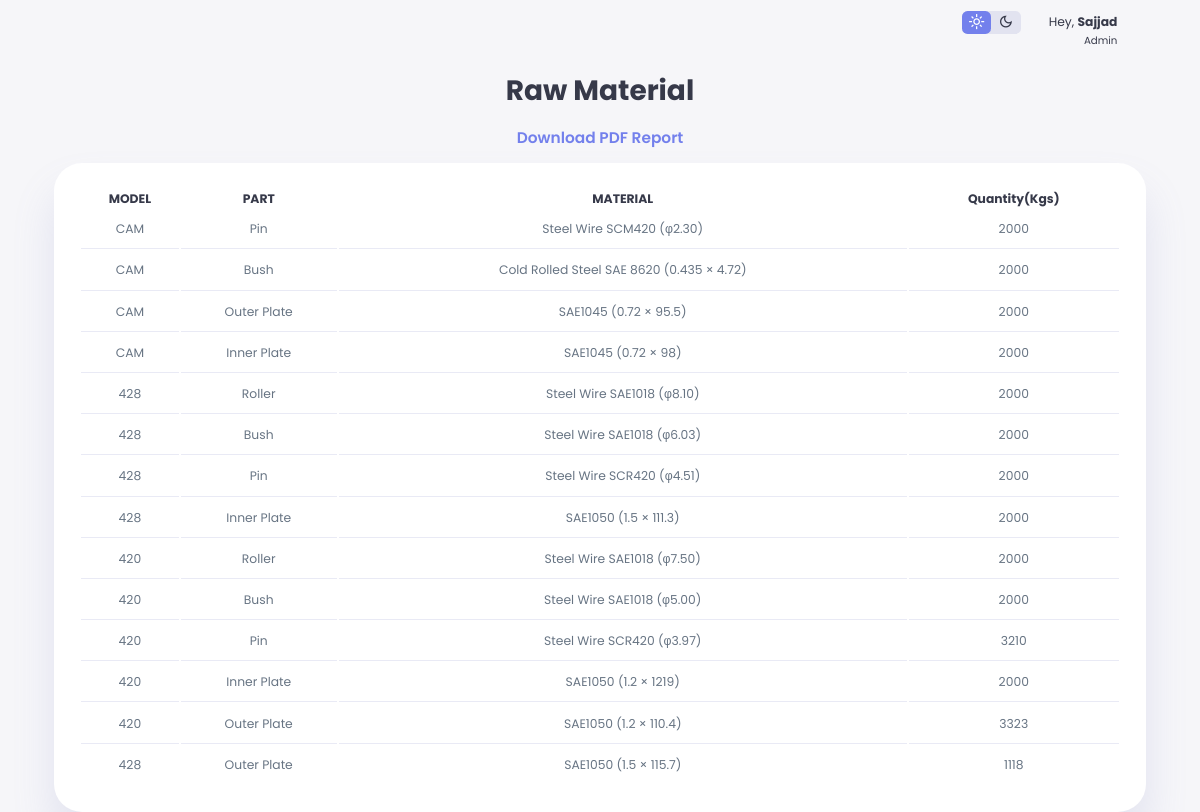
The app's page /ShowRawMaterial/ (signed in) with its own data.
### atlas/models.py (models this page shows, shortened)
class RawMaterial(models.Model):
    MODEL_CHOICES = [
        ('420', '420'),
        ('428', '428'),
        ('CAM', 'CAM'),
    ]
    PART_CHOICES = [
        ('Inner Plate', 'Inner Plate'),
        ('Outer Plate', 'Outer Plate'),
        ('Pin', 'Pin'),
        ('Bush', 'Bush'),
        ('Roller', 'Roller'),
    ]
    MATERIAL_CHOICES = [
        ('SAE1050 (1.2 × 104.2)', 'SAE1050 (1.2 × 104.2)'),
        ('SAE1050 (1.2 × 1219)', 'SAE1050 (1.2 × 1219)'),
        ('SAE1050 (1.2 × 110.4)', 'SAE1050 (1.2 × 110.4)'),
        ('SAE1050 (1.5 × 111.3)', 'SAE1050 (1.5 × 111.3)'),
        ('SAE1050 (1.5 × 1219)', 'SAE1050 (1.5 × 1219)'),
        ('SAE1050 (1.5 × 115.7)', 'SAE1050 (1.5 × 115.7)'),
        ('SAE1045 (0.72 × 98)', 'SAE1045 (0.72 × 98)'),
        ('SAE1045 (0.72 × 1000)', 'SAE1045 (0.72 × 1000)'),
        ('SAE1045 (0.72 × 95.5)', 'SAE1045 (0.72 × 95.5)'),
        ('Steel Wire SCR420 (φ3.97)', 'Steel Wire SCR420 (φ3.97)'),
        ('Steel Wire SCR420 (φ4.51)', 'Steel Wire SCR420 (φ4.51)'),
        ('Steel Wire SAE1018 (φ5.00)', 'Steel Wire SAE1018 (φ5.00)'),
        ('Steel Wire SAE1018 (φ7.50)', 'Steel Wire SAE1018 (φ7.50)'),
        ('Steel Wire SAE1018 (φ6.03)', 'Steel Wire SAE1018 (φ6.03)'),
        ('Steel Wire SAE1018 (φ8.10)', 'Steel Wire SAE1018 (φ8.10)'),
        ('Steel Wire SCM420 (φ2.30)', 'Steel Wire SCM420 (φ2.30)'),
        ('Cold Rolled Steel SAE 8620 (0.435 × 4.72)', 'Cold Rolled Steel SAE 8620 (0.435 × 4.72)'),
    ]
    model = models.CharField(max_length=50, choices=MODEL_CHOICES)
    material = models.CharField(max_length=255, choices=MATERIAL_CHOICES)
    part = models.CharField(max_length=50, choices=PART_CHOICES)
    quantity = models.IntegerField(default=0)

### atlas/views.py (the view)
# urls.py: path('ShowRawMaterial/', views.ShowRawMaterial, name="ShowRawMaterial"),
def ShowRawMaterial(request):
    context = {}
    context['Products'] = RawMaterial.objects.all().order_by('-id')
    return render(request, 'AllProducts.html', context)

### templates/AllProducts.html (shortened to what this page needs)
{% load static %}
<!DOCTYPE html>
<html lang="en">
<head>
</head>
<body>
  {% if user.is_authenticated %}
  <div class="container">
    <main>
      <div class="products">
        <h2>Raw Material</h2>
        <a href="{% url 'download_pdf2' %}">
          Download PDF Report
        </a>
        <table>
          <thead>
            <tr>
              <th>MODEL</th>
              <th>PART</th>
              <th>MATERIAL</th>
              <th>Quantity(Kgs)</th>
            </tr>
          </thead>
          <tbody>
            {% for product in Products %}
            <tr>
              <td>{{ product.model}} </td>
              <td>{{product.part}} </td>
              <td>{{product.material}}</td>
              <td>{{product.quantity}}</td>
            </tr>
            {% endfor %}
        </table>
      </div>
      <div class="top">
        <div class="theme-toggle-btn">
          <span class="material-symbols-sharp active">light_mode</span>
          <span class="material-symbols-sharp">dark_mode</span>
        </div>
        <div class="profile">
          <div class="info">
            <p>Hey, <b>Sajjad</b></p>
            <small class = "text-muted">Admin</small>
          </div>
          <div class="profile-photo">
          </div>
        </div>
      </div>
    </main>
  </div>
{%endif%}
</body>
</html>

### templates/AllProducts.html (style rules this page uses)
:root { --color-primary: #7380ec; --color-danger: #ff7782; --color-success: #41f1b6; --color-warning: #ffbb55; --color-white: #fff; --color-info-dark: #7d8da1; --color-info-light: #dceleb; --color-dark: #363949; --color-light: rgba(132, 139, 200, 0.18); --color-primary-variant: #111e88; --color-dark-variant: #677483; --color-background: #f6f6f9; --color-light-prod: rgba(132, 139, 200, 0.18); --card-border-radius: 2rem; --border-radius-1: 0.4rem; --border-radius-2: 0.8rem; --border-radius-3: 1.2rem; --card-padding: 1.8rem; --padding-1: 1.2rem; --box-shadow: 0 2rem 3rem var(--color-light); }
* { margin: 0; padding: 0; outline: 0; appearance: none; border: 0; text-decoration: none; list-style: none; box-sizing: border-box; }
html { font-size: 14px; }
body { width: 100vw; height: 100vh; font-family: "Poppins", sans-serif; font-size: 0.88rem; background: var(--color-background); user-select: none; overflow-x: hidden; color: var(--color-dark); }
.container { display: grid; width: 96%; margin: 0 auto; padding-inline: 100px; gap: 3rem; grid-template-columns: 1fr; }
.profile-photo { width: 2.8rem; height: 2.8rem; border-radius: 50%; overflow: hidden; }
.top .theme-toggle-btn span { font-size: 1.2rem; width: 50%; height: 100%; display: flex; align-items: center; justify-content: center; }
.top .theme-toggle-btn span.active { background: var(--color-primary); color: white; border-radius: var(--border-radius-1); }
.top .profile { display: flex; gap: 2rem; text-align: right; align-items: center; }
.top { display: flex; justify-content: end; gap: 2rem; }
.top .theme-toggle-btn { background: var(--color-light); display: flex; justify-content: space-between; align-items: center; height: 1.6rem; width: 4.2rem; cursor: pointer; border-radius: var(--border-radius-1); }
.top { position: absolute; top: 0.8rem; right: 1.1rem; }
main .products { margin-top: 5rem; }
main .products h2 { font-size: 2rem; margin-bottom: 0.7rem; text-align: center; }
main .products table { background: var(--color-white); width: 100%; border-radius: var(--card-border-radius); padding: var(--card-padding); text-align: center; box-shadow: var(--box-shadow); transition: all 300ms ease; }
main table tbody td { height: 2.8rem; border-bottom: 1px solid var(--color-light); color: var(--color-dark-variant); }
main table tbody tr:last-child td { border: none; }
main .products a { font-size: 1.1rem; font-weight: 600; text-align: center; display: block; margin: 1rem auto; color: var(--color-primary); }
@media screen and (max-width:1200px) { .container { padding-inline: 30px; } }

### records on screen
RawMaterial: model "CAM", part "Pin", material "Steel Wire SCM420 (φ2.30)", quantity "2000"
RawMaterial: model "CAM", part "Bush", material "Cold Rolled Steel SAE 8620 (0.435 × 4.72)", quantity "2000"
RawMaterial: model "CAM", part "Outer Plate", material "SAE1045 (0.72 × 95.5)", quantity "2000"
RawMaterial: model "CAM", part "Inner Plate", material "SAE1045 (0.72 × 98)", quantity "2000"
RawMaterial: model "428", part "Roller", material "Steel Wire SAE1018 (φ8.10)", quantity "2000"
RawMaterial: model "428", part "Bush", material "Steel Wire SAE1018 (φ6.03)", quantity "2000"
RawMaterial: model "428", part "Pin", material "Steel Wire SCR420 (φ4.51)", quantity "2000"
RawMaterial: model "428", part "Inner Plate", material "SAE1050 (1.5 × 111.3)", quantity "2000"
RawMaterial: model "420", part "Roller", material "Steel Wire SAE1018 (φ7.50)", quantity "2000"
RawMaterial: model "420", part "Bush", material "Steel Wire SAE1018 (φ5.00)", quantity "2000"
RawMaterial: model "420", part "Pin", material "Steel Wire SCR420 (φ3.97)", quantity "3210"
RawMaterial: model "420", part "Inner Plate", material "SAE1050 (1.2 × 1219)", quantity "2000"
RawMaterial: model "420", part "Outer Plate", material "SAE1050 (1.2 × 110.4)", quantity "3323"
RawMaterial: model "428", part "Outer Plate", material "SAE1050 (1.5 × 115.7)", quantity "1118"
